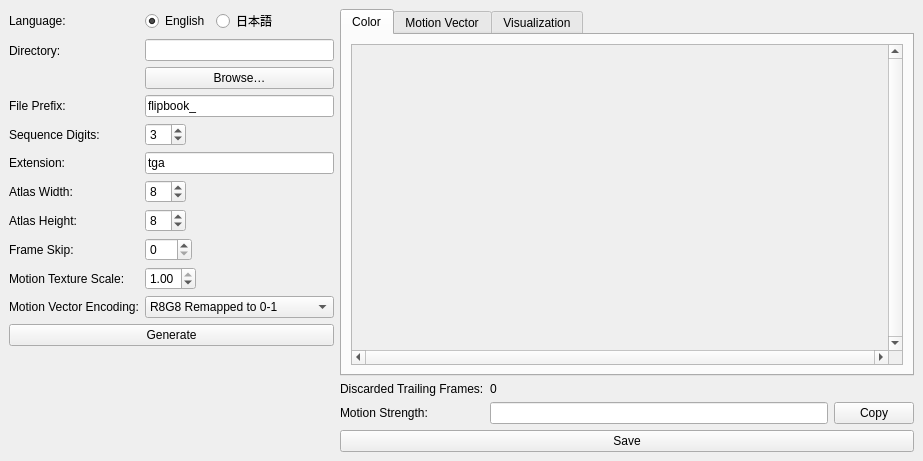
<?xml version="1.0" encoding="UTF-8"?>
<ui version="4.0">
 <class>MotionFrame</class>
 <widget class="QMainWindow" name="MotionFrame">
  <property name="geometry">
   <rect>
    <x>0</x>
    <y>0</y>
    <width>923</width>
    <height>461</height>
   </rect>
  </property>
  <property name="windowTitle">
   <string>MainWindow</string>
  </property>
  <widget class="QWidget" name="central">
   <layout class="QHBoxLayout" name="horizontalLayout" stretch="0,1">
    <item>
     <layout class="QVBoxLayout" name="layout_left">
      <item>
       <layout class="QFormLayout" name="form_config">
        <property name="fieldGrowthPolicy">
         <enum>QFormLayout::ExpandingFieldsGrow</enum>
        </property>
        <item row="0" column="0">
         <widget class="QLabel" name="label_language">
          <property name="text">
           <string>Language:</string>
          </property>
          <property name="textFormat">
           <enum>Qt::PlainText</enum>
          </property>
         </widget>
        </item>
        <item row="0" column="1">
         <layout class="QHBoxLayout" name="layout_language">
          <item>
           <widget class="QRadioButton" name="radio_button_language_english">
            <property name="text">
             <string notr="true">English</string>
            </property>
            <property name="checked">
             <bool>true</bool>
            </property>
           </widget>
          </item>
          <item>
           <widget class="QRadioButton" name="radio_button_language_japanese">
            <property name="text">
             <string notr="true">日本語</string>
            </property>
           </widget>
          </item>
         </layout>
        </item>
        <item row="1" column="0">
         <widget class="QLabel" name="label_directory">
          <property name="text">
           <string>Directory:</string>
          </property>
          <property name="textFormat">
           <enum>Qt::PlainText</enum>
          </property>
         </widget>
        </item>
        <item row="1" column="1">
         <layout class="QVBoxLayout" name="layout_directory">
          <item>
           <widget class="QLineEdit" name="text_directory"/>
          </item>
          <item>
           <widget class="QPushButton" name="button_directory_browse">
            <property name="maximumSize">
             <size>
              <width>221</width>
              <height>32</height>
             </size>
            </property>
            <property name="text">
             <string>Browse…</string>
            </property>
           </widget>
          </item>
         </layout>
        </item>
        <item row="2" column="0">
         <widget class="QLabel" name="label_file_prefix">
          <property name="text">
           <string>File Prefix:</string>
          </property>
          <property name="textFormat">
           <enum>Qt::PlainText</enum>
          </property>
         </widget>
        </item>
        <item row="2" column="1">
         <widget class="QLineEdit" name="text_file_prefix">
          <property name="text">
           <string notr="true">flipbook_</string>
          </property>
         </widget>
        </item>
        <item row="3" column="0">
         <widget class="QLabel" name="label_sequence_digits">
          <property name="text">
           <string>Sequence Digits:</string>
          </property>
          <property name="textFormat">
           <enum>Qt::PlainText</enum>
          </property>
         </widget>
        </item>
        <item row="3" column="1">
         <widget class="QSpinBox" name="number_sequence_digits">
          <property name="minimum">
           <number>1</number>
          </property>
          <property name="maximum">
           <number>10</number>
          </property>
          <property name="value">
           <number>3</number>
          </property>
         </widget>
        </item>
        <item row="4" column="0">
         <widget class="QLabel" name="label_extension">
          <property name="text">
           <string>Extension:</string>
          </property>
          <property name="textFormat">
           <enum>Qt::PlainText</enum>
          </property>
         </widget>
        </item>
        <item row="4" column="1">
         <widget class="QLineEdit" name="text_extension">
          <property name="text">
           <string notr="true">tga</string>
          </property>
         </widget>
        </item>
        <item row="5" column="0">
         <widget class="QLabel" name="label_atlas_width">
          <property name="text">
           <string>Atlas Width:</string>
          </property>
          <property name="textFormat">
           <enum>Qt::PlainText</enum>
          </property>
         </widget>
        </item>
        <item row="5" column="1">
         <widget class="QSpinBox" name="number_atlas_width">
          <property name="minimum">
           <number>1</number>
          </property>
          <property name="maximum">
           <number>64</number>
          </property>
          <property name="value">
           <number>8</number>
          </property>
         </widget>
        </item>
        <item row="6" column="0">
         <widget class="QLabel" name="label_atlas_height">
          <property name="text">
           <string>Atlas Height:</string>
          </property>
          <property name="textFormat">
           <enum>Qt::PlainText</enum>
          </property>
         </widget>
        </item>
        <item row="6" column="1">
         <widget class="QSpinBox" name="number_atlas_height">
          <property name="minimum">
           <number>1</number>
          </property>
          <property name="maximum">
           <number>64</number>
          </property>
          <property name="value">
           <number>8</number>
          </property>
         </widget>
        </item>
        <item row="7" column="0">
         <widget class="QLabel" name="label_frame_skip">
          <property name="text">
           <string>Frame Skip:</string>
          </property>
          <property name="textFormat">
           <enum>Qt::PlainText</enum>
          </property>
         </widget>
        </item>
        <item row="7" column="1">
         <widget class="QSpinBox" name="number_frame_skip">
          <property name="minimum">
           <number>0</number>
          </property>
          <property name="maximum">
           <number>128</number>
          </property>
          <property name="value">
           <number>0</number>
          </property>
         </widget>
        </item>
        <item row="8" column="0">
         <widget class="QLabel" name="label_scale">
          <property name="text">
           <string>Motion Texture Scale:</string>
          </property>
          <property name="textFormat">
           <enum>Qt::PlainText</enum>
          </property>
         </widget>
        </item>
        <item row="8" column="1">
         <widget class="QDoubleSpinBox" name="number_scale">
          <property name="maximum">
           <double>1.000000000000000</double>
          </property>
          <property name="singleStep">
           <double>0.100000000000000</double>
          </property>
          <property name="value">
           <double>1.000000000000000</double>
          </property>
         </widget>
        </item>
        <item row="9" column="0">
         <widget class="QLabel" name="label_motion_vector_encoding">
          <property name="text">
           <string>Motion Vector Encoding:</string>
          </property>
          <property name="textFormat">
           <enum>Qt::PlainText</enum>
          </property>
         </widget>
        </item>
        <item row="9" column="1">
         <widget class="QComboBox" name="combo_motion_vector_encoding">
          <item>
           <property name="text">
            <string notr="true">R8G8 Remapped to 0-1</string>
           </property>
          </item>
          <item>
           <property name="text">
            <string notr="true">SideFX Labs R8G8 Encoding</string>
           </property>
          </item>
          <item>
           <property name="text">
            <string notr="true">R16G16</string>
           </property>
          </item>
         </widget>
        </item>
       </layout>
      </item>
      <item>
       <widget class="QPushButton" name="button_generate">
        <property name="text">
         <string>Generate</string>
        </property>
       </widget>
      </item>
      <item>
       <widget class="QLabel" name="label_motion_vector">
        <property name="text">
         <string/>
        </property>
       </widget>
      </item>
      <item>
       <spacer name="left_spacer">
        <property name="orientation">
         <enum>Qt::Vertical</enum>
        </property>
        <property name="sizeHint" stdset="0">
         <size>
          <width>20</width>
          <height>40</height>
         </size>
        </property>
       </spacer>
      </item>
     </layout>
    </item>
    <item>
     <layout class="QVBoxLayout" name="layout_right">
      <item>
       <widget class="QTabWidget" name="tabs_result">
        <property name="tabPosition">
         <enum>QTabWidget::North</enum>
        </property>
        <property name="tabShape">
         <enum>QTabWidget::Rounded</enum>
        </property>
        <property name="currentIndex">
         <number>0</number>
        </property>
        <property name="usesScrollButtons">
         <bool>false</bool>
        </property>
        <widget class="QWidget" name="tab_color">
         <attribute name="title">
          <string>Color</string>
         </attribute>
         <layout class="QGridLayout" name="gridLayout">
          <item row="0" column="0">
           <widget class="QScrollArea" name="scroll_color">
            <property name="verticalScrollBarPolicy">
             <enum>Qt::ScrollBarAlwaysOn</enum>
            </property>
            <property name="horizontalScrollBarPolicy">
             <enum>Qt::ScrollBarAlwaysOn</enum>
            </property>
            <property name="widgetResizable">
             <bool>true</bool>
            </property>
            <widget class="QWidget" name="scroll_content_color">
             <property name="geometry">
              <rect>
               <x>0</x>
               <y>0</y>
               <width>420</width>
               <height>114</height>
              </rect>
             </property>
             <layout class="QGridLayout" name="gridLayout_2">
              <item row="0" column="0">
               <widget class="QLabel" name="label_color_atlas_image">
                <property name="text">
                 <string/>
                </property>
               </widget>
              </item>
             </layout>
            </widget>
           </widget>
          </item>
         </layout>
        </widget>
        <widget class="QWidget" name="tab_motion_vector">
         <attribute name="title">
          <string>Motion Vector</string>
         </attribute>
         <layout class="QGridLayout" name="gridLayout_3">
          <item row="0" column="0">
           <widget class="QScrollArea" name="scroll_motion_vector">
            <property name="verticalScrollBarPolicy">
             <enum>Qt::ScrollBarAlwaysOn</enum>
            </property>
            <property name="horizontalScrollBarPolicy">
             <enum>Qt::ScrollBarAlwaysOn</enum>
            </property>
            <property name="widgetResizable">
             <bool>true</bool>
            </property>
            <widget class="QWidget" name="scroll_content_motion_vector">
             <property name="geometry">
              <rect>
               <x>0</x>
               <y>0</y>
               <width>420</width>
               <height>114</height>
              </rect>
             </property>
             <layout class="QGridLayout" name="gridLayout_4">
              <item row="0" column="0">
               <widget class="QLabel" name="label_motion_vector_image">
                <property name="text">
                 <string/>
                </property>
               </widget>
              </item>
             </layout>
            </widget>
           </widget>
          </item>
         </layout>
        </widget>
        <widget class="QWidget" name="tab_visualization">
         <attribute name="title">
          <string>Visualization</string>
         </attribute>
         <layout class="QGridLayout" name="gridLayout_6">
          <item row="0" column="0">
           <widget class="QScrollArea" name="scroll_visualization">
            <property name="verticalScrollBarPolicy">
             <enum>Qt::ScrollBarAlwaysOn</enum>
            </property>
            <property name="horizontalScrollBarPolicy">
             <enum>Qt::ScrollBarAlwaysOn</enum>
            </property>
            <property name="widgetResizable">
             <bool>true</bool>
            </property>
            <widget class="QWidget" name="scroll_content_motion_vector_2">
             <property name="geometry">
              <rect>
               <x>0</x>
               <y>0</y>
               <width>420</width>
               <height>114</height>
              </rect>
             </property>
             <layout class="QGridLayout" name="gridLayout_5">
              <item row="0" column="0">
               <widget class="QLabel" name="label_visualization_image">
                <property name="text">
                 <string/>
                </property>
               </widget>
              </item>
             </layout>
            </widget>
           </widget>
          </item>
         </layout>
        </widget>
       </widget>
      </item>
      <item>
       <layout class="QFormLayout" name="form_result">
        <item row="2" column="0">
         <widget class="QLabel" name="label_motion_strength">
          <property name="text">
           <string>Motion Strength:</string>
          </property>
          <property name="textFormat">
           <enum>Qt::PlainText</enum>
          </property>
         </widget>
        </item>
        <item row="0" column="0">
         <widget class="QLabel" name="label_discarded_trailing_frames">
          <property name="text">
           <string>Discarded Trailing Frames:</string>
          </property>
          <property name="textFormat">
           <enum>Qt::PlainText</enum>
          </property>
         </widget>
        </item>
        <item row="0" column="1">
         <widget class="QLabel" name="label_discarded_trailing_frames_value">
          <property name="text">
           <string notr="true">0</string>
          </property>
          <property name="textFormat">
           <enum>Qt::PlainText</enum>
          </property>
         </widget>
        </item>
        <item row="2" column="1">
         <layout class="QHBoxLayout" name="layout_motion_strength">
          <item>
           <widget class="QLineEdit" name="text_motion_strength">
            <property name="readOnly">
             <bool>true</bool>
            </property>
           </widget>
          </item>
          <item>
           <widget class="QPushButton" name="button_copy_motion_strength">
            <property name="text">
             <string>Copy</string>
            </property>
           </widget>
          </item>
         </layout>
        </item>
       </layout>
      </item>
      <item>
       <widget class="QPushButton" name="button_save">
        <property name="text">
         <string>Save</string>
        </property>
       </widget>
      </item>
     </layout>
    </item>
   </layout>
  </widget>
 </widget>
 <resources/>
 <connections/>
</ui>
